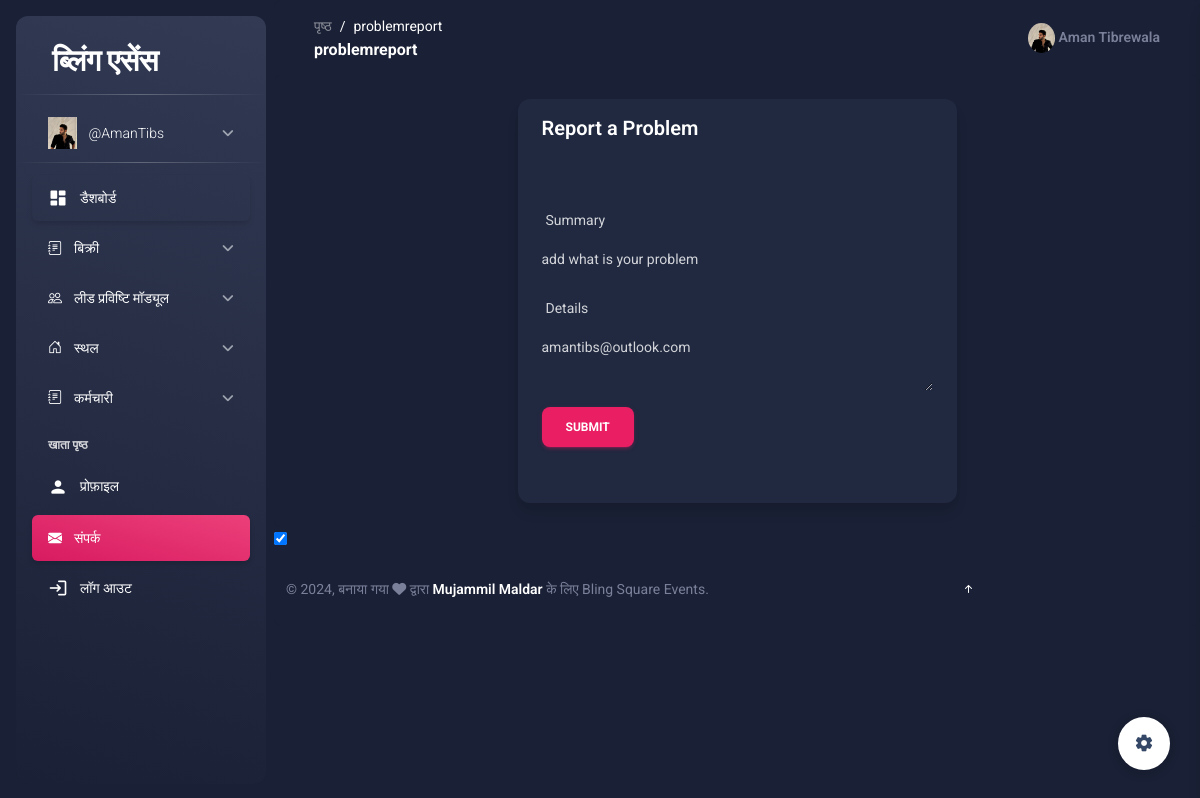
The page /problemreport/ (signed in) on the database its author committed.
### dashboard/models.py (models this page shows, shortened)
class CustomUser(AbstractUser):
    GENDER_CHOICES = (
        ('male', 'Male'),
        ('female', 'Female'),
    )
    USER_ROLES = (
        ('employee', 'Employee'),
        ('admin', 'Admin'),
        ('hr', 'HR'),
        ('manager', 'Manager'),
        ('intern', 'Intern'),
    )
    category = models.CharField(max_length=20, choices=USER_ROLES, default='employee')
    photo = models.ImageField(upload_to='photos/')
    gender = models.CharField(max_length=6, choices=GENDER_CHOICES)
    dob = models.DateField(default=datetime.date.today)
    joiningdate = models.DateField(default=datetime.date.today)
    address = models.TextField()
    designation = models.CharField(max_length=100)
    mobileno = models.CharField(max_length=11, unique=True)
    active = models.BooleanField(default=True)  # Track active status
    last_activity = models.DateTimeField(auto_now=True)  # Track last activity timestamp

class UserSettings(models.Model):
    user = models.OneToOneField(CustomUser, on_delete=models.CASCADE)
    data_completion_percentage = models.PositiveIntegerField(default=0)
    selected_theme = models.CharField(max_length=20, choices=settings.THEME_CHOICES, default='light')

### dashboard/sett/settings_views.py (the view)
# urls.py: path('problemreport/',views.report_problem),
@login_required(login_url="/login")
def report_problem(request):
    if request.method == 'POST':
        form = ProblemOfEmployeeForm(request.POST)
        if form.is_valid():
            form.instance.user = request.user
            form.save()
            send_mail(
                'New Problem Reported',
                form.cleaned_data['details'],  # Assuming details is the field containing problem description
                settings.DEFAULT_FROM_EMAIL,
                [settings.DEVELOPER_EMAIL],
                fail_silently=False,
            )
            context = {'success': "Your report has been sent. We will reply soon!"}
            return render(request, 'problemreport.html', context)
    else:
        initial_data = {'summary': 'add what is your problem', 'details': request.user.email}  # Example initial data
        form = ProblemOfEmployeeForm(initial=initial_data)  # Pass initial data to the form
    return render(request, 'problemreport.html', {'form': form})

### dashboard/forms.py (shortened to what this page needs)
class ProblemOfEmployeeForm(forms.ModelForm):
    summary = forms.CharField(label="Summary", max_length=100)
    details = forms.CharField(label="Details", widget=forms.Textarea)
    class Meta:
        model = ProblemOfEmployee
        fields = ['summary', 'details']
    def __init__(self, *args, **kwargs):
        super(ProblemOfEmployeeForm, self).__init__(*args, **kwargs)
        self.fields['summary'].widget.attrs['readonly'] = True
        self.fields['details'].widget.attrs['readonly'] = True
        self.fields['summary'].widget.attrs['class'] = 'form-control'
        self.fields['details'].widget.attrs['class'] = 'form-control'

### middlewar/theme.py (called while the page is built)
    def __call__(self, request):
        response = self.get_response(request)
        if 'theme' in request.COOKIES:
            theme = request.COOKIES['theme']
            if theme == 'dark':
                response.set_cookie('theme', 'dark')
            else:
                response.set_cookie('theme', 'light')
        else:
            response.set_cookie('theme', 'light')
        return response

### template/problemreport.html (shortened to what this page needs)
{% extends 'base.html' %}
{% block main %}
<main class="main-content position-relative max-height-vh-100 h-100 border-radius-lg">
    <div class="container-fluid py-4">
        <div class="row justify-content-center">
            <div class="col-lg-6">
                <div class="card shadow-lg">
                    <div class="card-header bg-gradient-primary py-3">
                        <h5 class="text-white mb-0">Report a Problem</h5>
                    </div>
                    <div class="card-body">
                        <form method="post" class="mt-4">
                            <div class="mb-3">
                                <label for="id_summary" class="form-label">Summary</label>
                                <input type="text" name="summary" id="id_summary" class="form-control" value="{{ form.summary.value }}">
                            </div>
                            <div class="mb-3">
                                <label for="id_details" class="form-label">Details</label>
                                <textarea name="details" id="id_details" class="form-control" readonly>{{ form.details.value }}</textarea>
                            </div>
                            <div class="mb-3">
                                <button type="submit" class="btn btn-primary">Submit</button>
                            </div>
                        </form>
                    </div>
                </div>
            </div>
        </div>
    </div>
</main>
{% endblock main %}

### template/base.html (shortened to what this page needs)
{% include 'header.html' %}
{% include 'aside.html' %}
{% load i18n %}
<main class="main-content position-relative max-height-vh-100 h-100 border-radius-lg ">
    <nav class="navbar navbar-main navbar-expand-lg px-0 mx-4 shadow-none border-radius-xl" id="navbarBlur" data-scroll="true">
      <div class="container-fluid py-1 px-3">
        <nav aria-label="breadcrumb">
          <ol class="breadcrumb bg-transparent mb-0 pb-0 pt-1 px-0 me-sm-6 me-5">
            <li class="breadcrumb-item text-sm"><a class="opacity-5 text-dark" href="javascript:;">{% trans "Pages" %}</a></li>
            <li class="breadcrumb-item text-sm text-dark active" aria-current="page">{{ request.path|cut:"/" }}</li>
          </ol>
          <h6 class="font-weight-bolder mb-0">{{ request.path|cut:"/" }}</h6>
        </nav>
        <div class="collapse navbar-collapse mt-sm-0 mt-2 me-md-0 me-sm-4" id="navbar">
          <ul class="navbar-nav  justify-content-end">
            <li class="nav-item d-flex align-items-center">
              <a href="/profile" class="nav-link text-body font-weight-bold px-0">
                <img src="{{request.user.photo.url}}" alt="" style="height: 30px;border-radius: 50%;">
                <span class="d-sm-inline d-none">{{request.user.first_name}} {{request.user.last_name}} </span>
              </a>
            </li>
          </ul>
        </div>
      </div>
    </nav>
{% block main %}
{% endblock main %}
{% include 'footer2.html' %}
{% include 'footer.html' %}

### template/aside.html (shortened to what this page needs)
{% load static %}
{% load i18n %}
<body class="g-sidenav-show bg-gray-200">
  <aside class="sidenav navbar navbar-vertical navbar-expand-xs border-0 border-radius-xl my-3 fixed-start ms-3 bg-gradient-dark" id="sidenav-main">
     <div class="sidenav-header">
    <a class="navbar-brand m-0" href="/home">
      <h3 class="ms-1 font-weight-bold text-white">{% trans "Bling Essence" %}</h3>
    </a>
  </div>
  <hr class="horizontal light mt-0 mb-2">
  <div class="collapse navbar-collapse  w-auto " id="sidenav-collapse-main">
    <ul class="navbar-nav">
      <li class="nav-item">
        <a class="nav-link collapsed" data-bs-target="#profile-nav" data-bs-toggle="collapse" href="#">
          <div class="text-white text-center me-2 font-weight-bold d-flex align-items-center justify-content-center">
            <img src="{{request.user.photo.url}}" class="navbar-brand-img h-100 width-1" alt="main_logo">
          </div>
          <span class="nav-link-text ms-1"> {{request.user.username}} </span>
        </a>
      </li>
    </ul>
      <ul class="navbar-nav">
        <hr class="horizontal light mt-0 mb-2">
        <li class="nav-item">
          <a class="nav-link text-white active {% if request.path == '/home' %}active bg-gradient-primary {% else %} bg-transparent {% endif %}" href="/home">
            <div class="text-white text-center me-2 d-flex align-items-center justify-content-center">
              <i class="material-icons opacity-10">dashboard</i>
            </div>
            <span class="nav-link-text ms-1">{% trans "Dashboard" %}</span>
          </a>
        </li>
      <ul class="navbar-nav">
        <li class="nav-item">
          <a class="nav-link collapsed " data-bs-target="#sales-nav" data-bs-toggle="collapse" href="#">
            <div class="text-white text-center me-2 font-weight-bold d-flex align-items-center justify-content-center">
                <i class="bi bi-journal-text"></i>
                </div>
                <span class="nav-link-text ms-1">{% trans "Sales" %}</span>
            </a>
        </li>
    </ul>
    <ul class="navbar-nav">
      <li class="nav-item">
          <a class="nav-link collapsed " data-bs-target="#lead-nav" data-bs-toggle="collapse" href="#">
              <div class="text-white text-center me-2 font-weight-bold d-flex align-items-center justify-content-center">
                <i class="bi bi-people"></i>
              </div>
              <span class="nav-link-text ms-1">{% trans "Lead Entry Module" %}</span>
          </a>
      </li>
  </ul>
  <ul class="navbar-nav">
    <li class="nav-item">
      <a class="nav-link collapsed {% if request.path == '/add_venue/' or request.path == '/venue_list/' %}active bg-gradient-primary{% endif %}" data-bs-target="#venue-nav" data-bs-toggle="collapse" href="#">
        <div class="text-white text-center me-2 font-weight-bold d-flex align-items-center justify-content-center">
          <i class="bi bi-house-door"></i>
        </div>
        <span class="nav-link-text ms-1">{% trans "Venue" %}</span>
      </a>
    </li>
  </ul>
  <ul class="navbar-nav">
    <li class="nav-item">
      <a class="nav-link collapsed " data-bs-target="#staff-nav" data-bs-toggle="collapse" href="#">
        <div class="text-white text-center me-2 font-weight-bold d-flex align-items-center justify-content-center">
            <i class="bi bi-journal-text"></i>
            </div>
            <span class="nav-link-text ms-1">{% trans "Staff" %}</span>
        </a>
    </li>
</ul>
      <li class="nav-item mt-3">
        <h6 class="ps-4 ms-2 text-uppercase text-xs text-white font-weight-bolder opacity-8">{% trans "Account pages" %}</h6>
      </li>
      <li class="nav-item">
        <a class="nav-link text-white {% if request.path == '/profile/' %}active bg-gradient-primary {% else %} bg-transparent   {% endif %}" href="/profile">
          <div class="text-white text-center me-2 d-flex align-items-center justify-content-center">
            <i class="material-icons opacity-10">person</i>
          </div>
          <span class="nav-link-text ms-1">{% trans "Profile" %}</span>
        </a>
      </li>
      <li class="nav-item">
        <a class="nav-link text-white {% if request.path == '/problemreport/' %}active bg-gradient-primary {% else %} bg-transparent   {% endif %}" href="/problemreport/">
          <div class="text-white text-center me-2 d-flex align-items-center justify-content-center">
            <i class="bi bi-envelope-fill"></i>
          </div>
          <span class="nav-link-text ms-1">{% trans "Contact" %}</span>
        </a>
      </li>
      <li class="nav-item">
        <a class="nav-link text-white " href="/logout">
          <div class="text-white text-center me-2 d-flex align-items-center justify-content-center">
            <i class="material-icons opacity-10">login</i>
          </div>
          <span class="nav-link-text ms-1">{% trans "Logout" %}</span>
        </a>
      </li>
    </ul>
  </div>
</aside>

### template/footer2.html (shortened to what this page needs)
<div class="fixed-plugin">
  <a class="fixed-plugin-button text-dark position-fixed px-3 py-2">
    <i class="material-icons py-2">settings</i>
  </a>
</div>
<input type="checkbox" id="theme-toggle" {% if request.session.theme == 'dark' %}checked{% endif %}>

### rows shown on the page
CustomUser: user.photo (picture), user.username "@AmanTibs", user.first_name "Aman", user.last_name "Tibrewala", details "amantibs@outlook.com"
UserSettings: selected_theme "☑"

### other values the page prints
{{ request.path|cut:"/" }} "problemreport"
